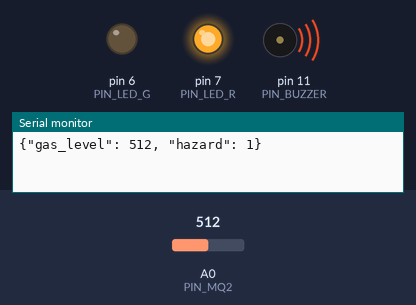
Recording of a sketch running on a simulated Arduino Uno, built with avr-gcc and run on an emulated ATmega328P. Shown: output pins drawn as LEDs (lit = HIGH), buzzer (waves = sounding, pin HIGH), the last lines printed to the serial monitor. The test bench sets the inputs (shaded band); at power-on: A0 (PIN_MQ2) = 512.

Above: at 21.57 s.
At 24.15 s:
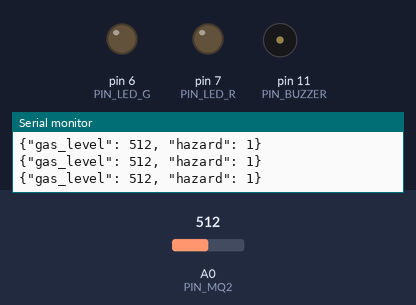
Timing chart, 0 to 24.5 s (numbered marks = the images above):
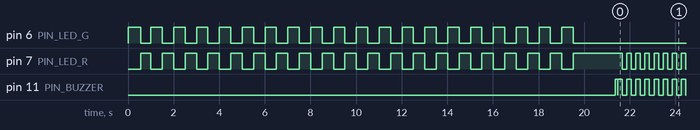

The sketch:

phase2_base_station.ino
```cpp
// KneeTrack - Phase 2 base station (Arduino Uno R3)
// MQ-2 on A0, active buzzer on D8, green LED D6, red LED D7.
// Sends {"gas_level": N, "hazard": 0/1} at 1 Hz over USB serial (115200 baud),
// plus an immediate packet whenever the hazard state changes.

const int PIN_MQ2    = A0;
const int PIN_BUZZER = 11;
const int PIN_LED_G  = 6;   // green status LED (via 220 ohm to GND)
const int PIN_LED_R  = 7;   // red status LED (via 220 ohm to GND)

const unsigned long WARMUP_MS      = 20000UL;  // MQ-2 needs warm-up (longer is better)
const unsigned long SAMPLE_MS      = 100;      // 10 Hz sampling keeps alert latency well under 1 s
const unsigned long REPORT_MS      = 1000;     // 1 Hz JSON report
const unsigned long BEEP_ON_MS     = 200;      // hazard beep pattern: 200 ms on / 200 ms off
const unsigned long BEEP_OFF_MS    = 200;

const int HAZARD_MARGIN_ON  = 150;  // hazard when reading > baseline + this
const int HAZARD_MARGIN_OFF = 100;  // clear when reading < baseline + this (hysteresis)
const int HAZARD_ABS        = 40;  // or when reading exceeds this absolute value

int  baseline = 0;
int  gasLevel = 0;
bool hazard   = false;
bool lastReportedHazard = false;

unsigned long tSample = 0, tReport = 0, tBeep = 0;
bool buzzerOn = false;

void sendJson() {
  Serial.print("{\"gas_level\": ");
  Serial.print(gasLevel);
  Serial.print(", \"hazard\": ");
  Serial.print(hazard ? 1 : 0);
  Serial.println("}");
}

int readAveraged() {
  long sum = 0;
  for (int i = 0; i < 8; i++) { sum += analogRead(PIN_MQ2); delay(2); }
  return (int)(sum / 8);
}

void setup() {
  Serial.begin(115200);
  pinMode(PIN_BUZZER, OUTPUT);
  digitalWrite(PIN_BUZZER, LOW);
  pinMode(PIN_LED_G, OUTPUT);
  pinMode(PIN_LED_R, OUTPUT);
  digitalWrite(PIN_LED_G, LOW);
  digitalWrite(PIN_LED_R, LOW);

  // Warm-up (red and green blink alternately), then take a clean-air baseline
  unsigned long start = millis();
  while (millis() - start < WARMUP_MS) {
    bool phase = ((millis() - start) / 500) % 2 == 0;
    digitalWrite(PIN_LED_G, phase ? HIGH : LOW);
    digitalWrite(PIN_LED_R, phase ? LOW : HIGH);
    delay(50);
  }
  long sum = 0;
  for (int i = 0; i < 20; i++) { sum += readAveraged(); delay(50); }
  baseline = (int)(sum / 20);

  // Short start-up beep so you know the board is ready
  digitalWrite(PIN_BUZZER, HIGH); delay(100); digitalWrite(PIN_BUZZER, LOW);
}

void loop() {
  unsigned long now = millis();

  // Sample and evaluate hazard (non-blocking)
  if (now - tSample >= SAMPLE_MS) {
    tSample = now;
    gasLevel = readAveraged();

    if (!hazard && (gasLevel > baseline + HAZARD_MARGIN_ON || gasLevel > HAZARD_ABS)) {
      hazard = true;
    } else if (hazard && gasLevel < baseline + HAZARD_MARGIN_OFF && gasLevel < HAZARD_ABS) {
      hazard = false;
    }

    // Immediate report on state change so the Pi hears about hazards fast
    if (hazard != lastReportedHazard) {
      sendJson();
      lastReportedHazard = hazard;
      tReport = now;
    }
  }

  // Regular 1 Hz report
  if (now - tReport >= REPORT_MS) {
    tReport = now;
    sendJson();
  }

  // Buzzer pattern: beeping while hazard, silent otherwise
  if (hazard) {
    unsigned long interval = buzzerOn ? BEEP_ON_MS : BEEP_OFF_MS;
    if (now - tBeep >= interval) {
      tBeep = now;
      buzzerOn = !buzzerOn;
      digitalWrite(PIN_BUZZER, buzzerOn ? HIGH : LOW);
      digitalWrite(PIN_LED_R, buzzerOn ? HIGH : LOW);  // red blinks with the buzzer
    }
    digitalWrite(PIN_LED_G, LOW);
  } else {
    if (buzzerOn) {
      buzzerOn = false;
      digitalWrite(PIN_BUZZER, LOW);
    }
    digitalWrite(PIN_LED_R, LOW);
    digitalWrite(PIN_LED_G, HIGH);                    // solid green = normal
  }
}
```

Measured:
- by itself, pin 7 (PIN_LED_R): goes 18 × (LOW 0.50 s, HIGH 0.50 s), LOW 0.50 s, HIGH 2.2 s, 270 × (LOW 0.18 s, HIGH 0.20 s), LOW 0.20 s, then HIGH
- by itself, pin 11 (PIN_BUZZER): repeats every 0.38 s: HIGH 0.20 s, LOW 0.18 s
